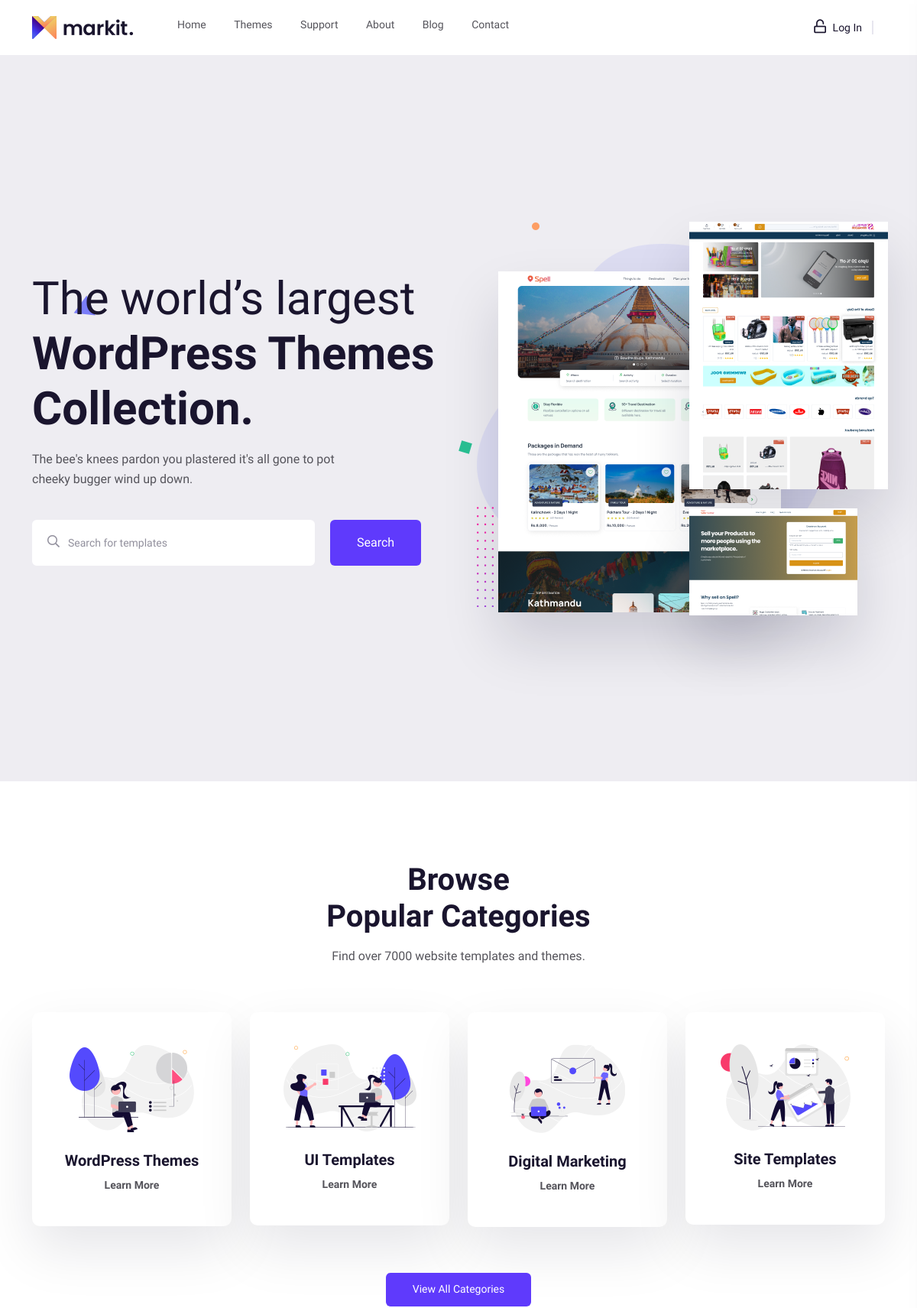
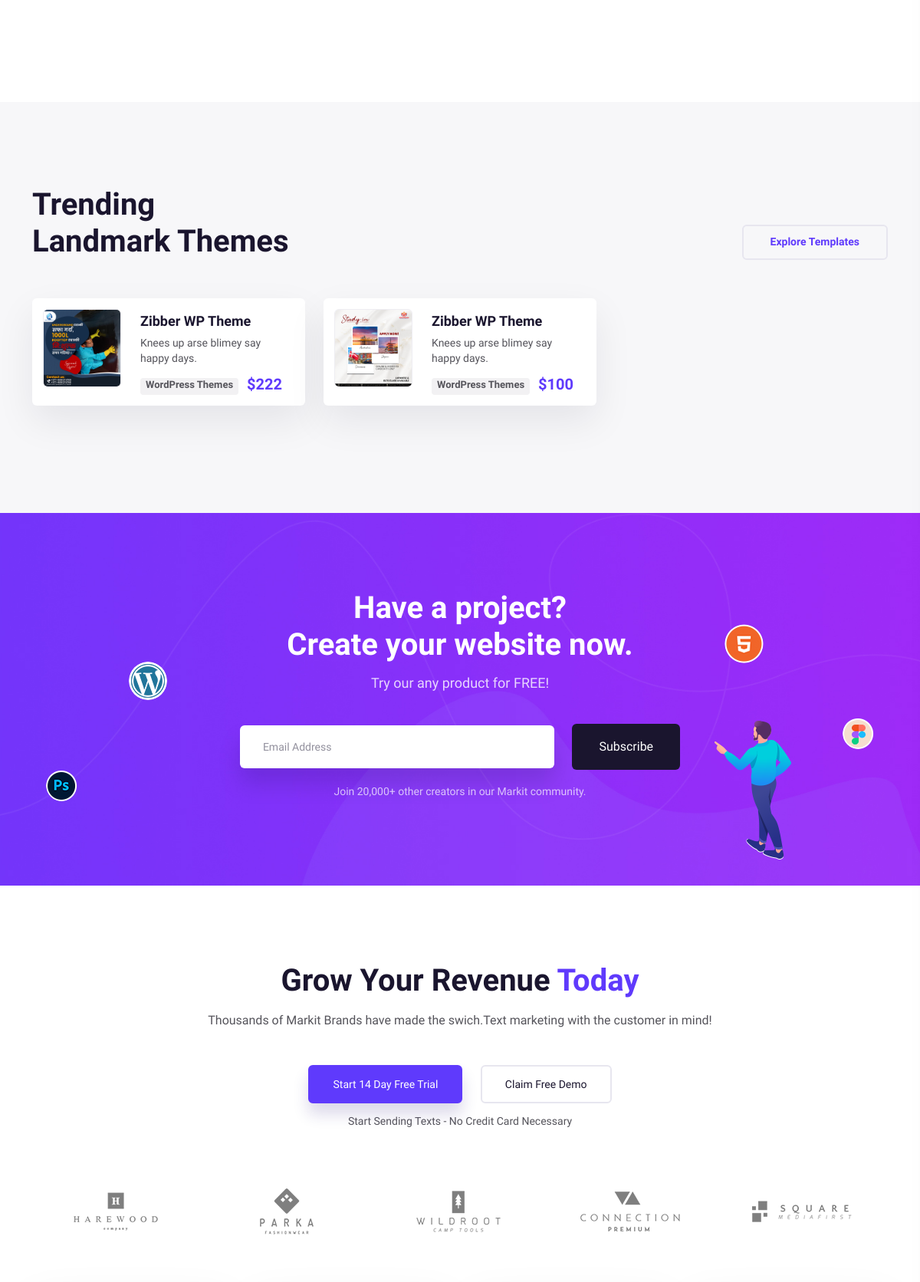
The page / (upper part) on the database its author committed (2 pictures, top to bottom).
### adminpanel/models.py (models this page shows, shortened)
class Category(models.Model):
    category = models.CharField(max_length=100,unique=True)
    category_image = models.ImageField(null=True, upload_to='category_images/')
    order = models.IntegerField(null=True)
    STATUS_CHOICES = (
        ('active', 'active'),
        ('inactive', 'inactive')
    )
    status = models.CharField(max_length=100, null=True, choices=STATUS_CHOICES, default='active')
    created = models.DateTimeField(auto_now_add=True, null=True)

class Template(models.Model):
    category = models.ForeignKey(Category, on_delete=models.CASCADE)
    sub_category = models.ForeignKey(
        SubCategory, on_delete=models.CASCADE, null=True, blank=True)
    child_category = models.ForeignKey(
        ChildCategory, on_delete=models.CASCADE, null=True, blank=True)
    template_name = models.CharField(max_length=1000)
    template_details = models.TextField()
    template_features = models.TextField()
    template_layout = models.TextField()
    template_price = models.IntegerField()
    version = models.CharField(max_length=100)
    framework = models.CharField(max_length=1000)
    template_image = models.ImageField(null=True, blank=True, upload_to='template_images/')
    template_url = models.URLField(null=True, blank=True)
    is_featured = models.BooleanField(null=True, default=0)
    created = models.DateTimeField(auto_now_add=True, null=True)

### features/views.py (the view)
# urls.py: path('',views.home, name='home'),
def home(request):
    category=Category.objects.all().order_by('order')[:4]
    fet_temp=Template.objects.filter(is_featured=1)
    context = {
        "category":category,
        "fet_temp":fet_temp
    }
    return render(request,'index.html',context)

### templates/index.html (shortened to what this page needs)
{% load static %}
{% include 'header.html' %}
 <main>
    <section class="hero__area hero__height grey-bg-3 d-flex align-items-center">
       <div class="hero__shape">
          <img class="square-2" src="{% static 'assets/img/icon/hero/hero-square-2.png' %}" alt="circle">
          <img class="dot" src="{% static 'assets/img/icon/hero/hero-dot.png' %}" alt="circle">
          <img class="triangle" src="{% static 'assets/img/icon/hero/hero-triangle.png' %}" alt="circle">
       </div>
       <div class="container">
          <div class="row">
             <div class="col-xxl-6 col-xl-6 col-lg-6 col-md-8 col-sm-8">
                <div class="hero__content">
                   <h2 class="hero__title">
                      <span>The world’s largest</span>
                      WordPress Themes
                      Collection.
                   </h2>
                   <p>The bee's knees pardon you plastered it's all gone to pot cheeky bugger wind up down.</p>
                   <div class="hero__search">
                      <form action="#">
                         <div class="hero__search-inner d-xl-flex">
                            <div class="hero__search-input">
                               <span><i class="far fa-search"></i></span>
                               <input type="text" placeholder="Search for templates">
                            </div>
                            <button type="submit" class="m-btn ml-20">  search</button>
                         </div>
                      </form>
                   </div>
                </div>
             </div>
             <div class="col-xxl-6 col-xl-6 col-lg-6 col-md-6">
                <div class="hero__thumb-wrapper scene ml-70">
                   <div class="hero__thumb one d-none d-lg-block">
                      <img class="layer" data-depth="0.2" src="{% static 'assets/img/index/image_370.png' %}" alt="">
                   </div>
                   <div class="hero__thumb two">
                      <img class="layer" data-depth="0.3" src="{% static 'assets/img/index/image_260.png' %}" alt="">
                   </div>
                   <div class="hero__thumb three">
                      <img class="layer" data-depth="0.4" src="{% static 'assets/img/index/image_220.png' %}" alt="">
                   </div>
                </div>
             </div>
          </div>
       </div>
    </section>
    <section class="category__area pt-105 pb-135">
       <div class="container">
          <div class="row">
             <div class="col-xxl-12">
                <div class="section__title-wrapper text-center mb-60">
                   <h2 class="section__title">Browse <br> Popular Categories</h2>
                   <p>Find over 7000 website templates and themes.</p>
                </div>
             </div>
          </div>
          <div class="row">
            {% for category in category %}
             <div class="col-xxl-3 col-xl-3 col-md-6 col-sm-6">
                <div class="category__item transition-3 text-center white-bg mb-30 wow fadeInUp" data-wow-delay=".3s" >
                   <div class="category__icon mb-25">
                      <a href="#"><img src="{{category.category_image.url}}" alt=""></a>
                   </div>
                   <div class="category__content">
                      <h3 class="category__title">
                         {{category.category}}
                      </h3>
                      <a href="{% url 'theme' %}" class="link-btn">
                      Learn More
                      </a>
                   </div>
                </div>
               </div>
            {% endfor %}
          </div>
          <div class="row">
             <div class="col-xxl-12">
                <div class="category__more mt-30 text-center">
                   <a href="{% url 'categories' %}" class="m-btn m-btn-2">  View all categories</a>
                </div>
             </div>
          </div>
       </div>
    </section>
    {% if fet_temp %}
    <section class="trending__area pt-110 pb-110 grey-bg">
       <div class="container">
          <div class="row align-items-end">
             <div class="col-xxl-6 col-xl-6 col-lg col-md-8">
                <div class="section__title-wrapper mb-50">
                   <h2 class="section__title">Trending <br> Landmark Themes</h2>
                </div>
             </div>
             <div class="col-xxl-6 col-xl-6 col-lg col-md-4">
                <div class="trending__more d-flex justify-content-md-end  mb-50">
                   <a href="{% url 'theme' %}" class="m-btn m-btn-border">Explore Templates</a>
                </div>
             </div>
          </div>
          <div class="row">
            {% for fet_temp in fet_temp %}
             <div class="col-xxl-4 col-xl-4 col-lg-6 col-md-6">
                <div class="trending__item d-sm-flex white-bg mb-30 wow fadeInUp" data-wow-delay=".3s">
                   <div class="trending__thumb mr-25">
                      <div class="trending__thumb-inner fix">
                         <a href="product-details.html">
                            <img src="{{fet_temp.template_image.url}}" alt="" height="100">
                         </a>
                      </div>
                   </div>
                   <div class="trending__content">
                      <h3 class="trending__title"><a href="product-details.html">Zibber WP Theme</a></h3>
                      <p>Knees up arse blimey say happy days.</p>
                      <div class="trending__meta d-flex justify-content-between">
                         <div class="trending__tag">
                            <a href="#">{{fet_temp.category.category}}</a>
                         </div>
                         <div class="trending__price">
                            <span>${{fet_temp.template_price}}</span>
                         </div>
                      </div>
                   </div>
                </div>
             </div>
             {% endfor %}
          </div>
       </div>
    </section>
    {% endif %}
    <section class="subscribe__area p-relative pt-100 pb-110" data-background="{% static 'assets/img/bg/subscribe-bg.jpg' %}">
       <div class="subscribe__icon">
          <img class="ps" src="{% static 'assets/img/icon/subscribe/ps.png' %}" alt="">
          <img class="wp" src="{% static 'assets/img/icon/subscribe/wp.png' %}" alt="">
          <img class="html" src="{% static 'assets/img/icon/subscribe/html.png' %}" alt="">
          <img class="f" src="{% static 'assets/img/icon/subscribe/f.png' %}" alt="">
          <img class="man" src="{% static 'assets/img/icon/subscribe/man.png' %}" alt="">
       </div>
       <div class="container">
          <div class="row">
             <div class="col-xxl-12">
                <div class="subscribe__content text-center wow fadeInUp" data-wow-delay=".5s">
                   <h3 class="subscribe__title">Have a project? <br> Create your website now.</h3>
                   <p>Try our any product for FREE!</p>
                   <div class="subscribe__form wow fadeInUp" data-wow-delay=".7s">
                      <form action="#">
                         <input type="email" placeholder="Email Address">
                         <button type="submit" class="m-btn m-btn-black"> subscribe </button>
                      </form>
                      <p>Join 20,000+ other creators in our Markit community.</p>
                   </div>
                </div>
             </div>
          </div>
       </div>
    </section>
    <section class="cta__area pt-100 pb-60">
       <div class="container">
          <div class="row">
             <div class="col-xxl-6 offset-xxl-3 col-lg-8 offset-lg-2 col-md-10 offset-md-1">
                <div class="section__title-wrapper text-center mb-45">
                   <h2 class="section__title wow fadeInUp" data-wow-delay=".3s">Grow Your Revenue <span>Today</span></h2>
                   <p class="wow fadeInUp" data-wow-delay=".5s">Thousands of Markit Brands have made the swich.Text marketing with the customer in mind!</p>
                </div>
             </div>
          </div>
          <div class="row">
             <div class="col-xxl-6 offset-xxl-3">
                <div class="cta__content text-center wow fadeInUp" data-wow-delay=".7s">
                   <a href="pricing.html" class="m-btn m-btn-border-2 cta__btn active">  Start 14 Day Free Trial</a>
                   <a href="pricing.html" class="m-btn m-btn-border-2 cta__btn">  Claim Free Demo</a>
                   <p>Start Sending Texts - No Credit Card Necessary</p>
                </div>
             </div>
          </div>
       </div>
    </section>
    <div class="brand__area pb-15">
       <div class="container">
          <div class="row">
             <div class="col-xxl-12">
                <div class="brand__slider owl-carousel wow fadeInUp" data-wow-delay=".5s">
                   <div class="brand__thumb">
                      <img src="{% static 'assets/img/brand/brand-1.png' %}" alt="">
                   </div>
                   <div class="brand__thumb">
                      <img src="{% static 'assets/img/brand/brand-2.png' %}" alt="">
                   </div>
                   <div class="brand__thumb">
                      <img src="{% static 'assets/img/brand/brand-3.png' %}" alt="">
                   </div>
                   <div class="brand__thumb">
                      <img src="{% static 'assets/img/brand/brand-4.png' %}" alt="">
                   </div>
                   <div class="brand__thumb">
                      <img src="{% static 'assets/img/brand/brand-5.png' %}" alt="">
                   </div>
                </div>
             </div>
          </div>
       </div>
    </div>
    <div class="testimonial__area pt-50 pb-115 fix">
    </div>
 </main>
{% include 'footer.html' %}

### staticfiles/assets/css/default.css (style rules this page uses)
.mt-30 { margin-top:30px }
.mb-25 { margin-bottom:25px }
.mb-30 { margin-bottom:30px }
.mb-45 { margin-bottom:45px }
.mb-50 { margin-bottom:50px }
.mb-60 { margin-bottom:60px }
.ml-20 { margin-left:20px }
.ml-70 { margin-left:70px }
.mr-25 { margin-right:25px }
.pt-50 { padding-top:50px }
.pt-100 { padding-top:100px }
.pt-105 { padding-top:105px }
.pt-110 { padding-top:110px }
.pb-15 { padding-bottom:15px }
.pb-60 { padding-bottom:60px }
.pb-110 { padding-bottom:110px }
.pb-115 { padding-bottom:115px }
.pb-135 { padding-bottom:135px }

### rows shown on the page
Category: category_image (picture), category "WordPress Themes"
Category: category_image (picture), category "UI Templates"
Category: category_image (picture), category "Digital Marketing"
Category: category_image (picture), category "Site Templates"
Template: template_image (picture), category.category "WordPress Themes", template_price "222"
Template: template_image (picture), category.category "WordPress Themes", template_price "100"
